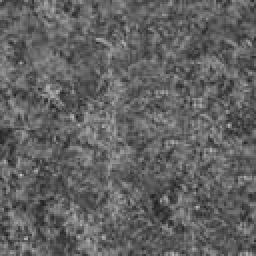
#> input picture Image_Cat/Cat_000.jpg, 128 x 128 px (shown 2 times larger)
$ python hog.py
#> lines starting #> are read from the running program, lines starting #| are printed output that depends on the picture
import cv2
from skimage.data import chelsea
import matplotlib.pyplot as plt
from skimage.feature import hog
from skimage import data, exposure

img = cv2.imread('Image_Cat/Cat_000.jpg')
#> img is the input picture: shape (128, 128, 3); min 32, max 193, mean 97.6
# plt.imshow(img)
# plt.show()

#hogとhog画像の取得
fd, hog_image = hog(
    img, orientations=8,
    pixels_per_cell=(8, 8),
    cells_per_block=(2, 2),
    visualize=True,
    channel_axis=2,
    feature_vector=True
  )
#> fd = 7200 values, max 0.272 at index 1156, min 0 at index 4185, mean 0.167

#可視化
plt.imshow(hog_image,cmap=plt.cm.gray)
plt.show()
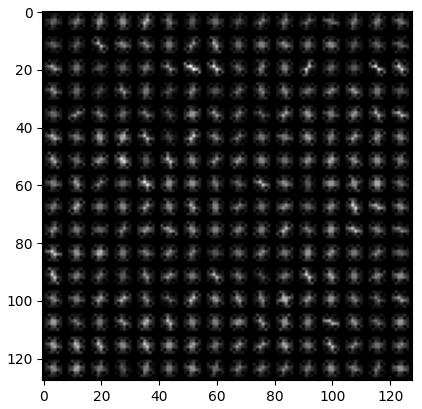
#> figure drawn by matplotlib, 1 panel
print(fd)
#> (printed output is left out)

$ run again, with Image_Cat/Cat_003.jpg copied over Image_Cat/Cat_000.jpg
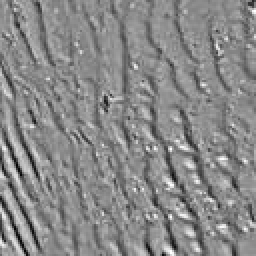
#> input picture Image_Cat/Cat_003.jpg, 128 x 128 px (shown 2 times larger)
#> img is the input picture: shape (128, 128, 3); min 3, max 255, mean 136.7
#> fd = 7200 values, max 0.407 at index 3878, min 0 at index 633, mean 0.149
#> `plt.show()`:
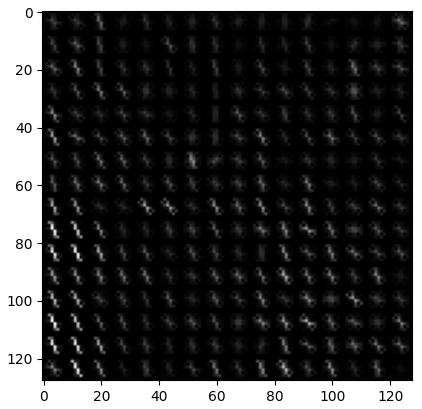
#> figure drawn by matplotlib, 1 panel
#> (printed output is left out)

$ run again, with Image_Cat/Cat_004.jpg copied over Image_Cat/Cat_000.jpg
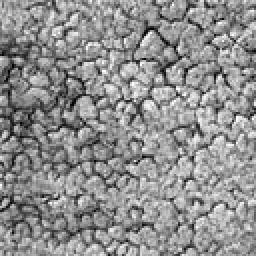
#> input picture Image_Cat/Cat_004.jpg, 128 x 128 px (shown 2 times larger)
#> img is the input picture: shape (128, 128, 3); min 0, max 255, mean 143.3
#> fd = 7200 values, max 0.265 at index 745, min 0 at index 2044, mean 0.165
#> `plt.show()`:
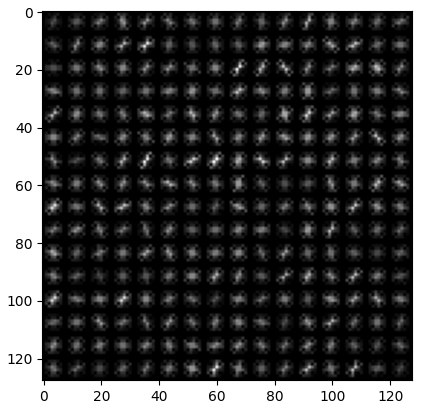
#> figure drawn by matplotlib, 1 panel
#> (printed output is left out)

$ run again, with Image_Cat/Cat_005.jpg copied over Image_Cat/Cat_000.jpg
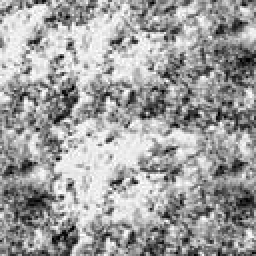
#> input picture Image_Cat/Cat_005.jpg, 128 x 128 px (shown 2 times larger)
#> img is the input picture: shape (128, 128, 3); min 0, max 255, mean 159.8
#> fd = 7200 values, max 0.276 at index 5016, min 0 at index 303, mean 0.165
#> `plt.show()`:
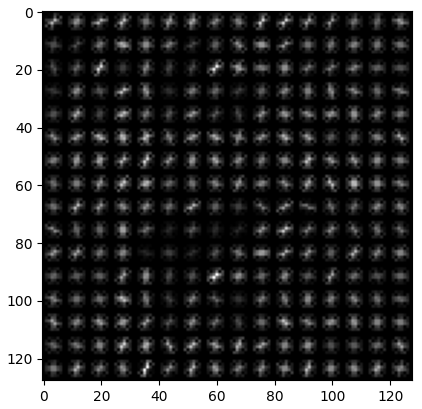
#> figure drawn by matplotlib, 1 panel
#> (printed output is left out)
